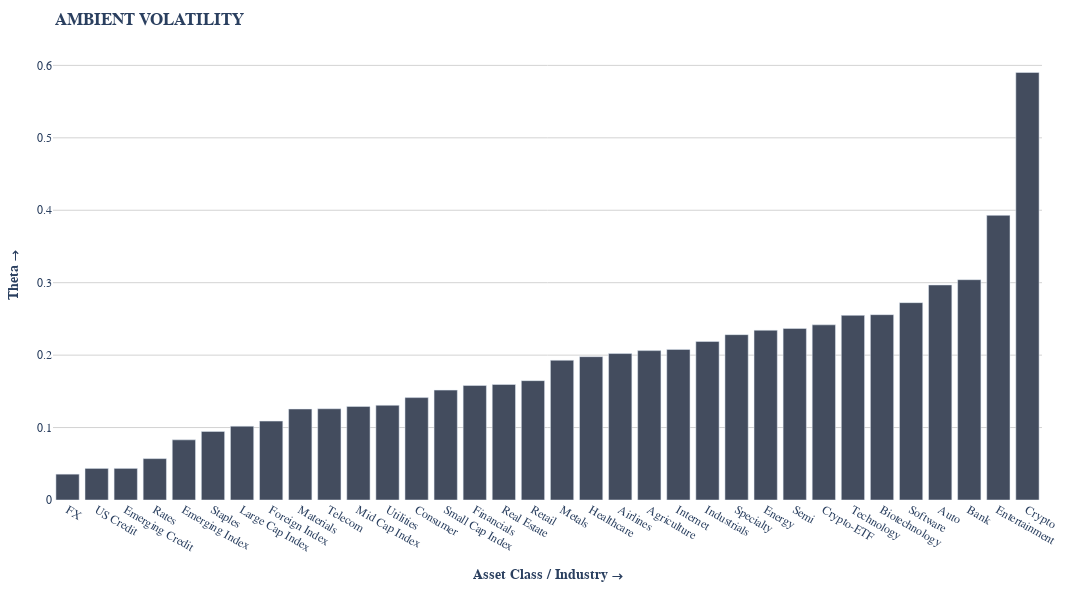

Notebook code cell kept with this figure:
### Code cell
fig = px.bar(grouped_by_category.sort('theta'), x='category', y='theta')
pu.customize_plotly_chart(fig, font_family='fonts/GeistMono.ttf',  color_palette="#434C5E", x_label="Asset Class / Industry →", y_label="Theta →", title="AMBIENT VOLATILITY", y_grid=False,width=1200, height=600)

### Figure 1 — Plotly figure (JSON) as saved in the notebook; plotly's stock layout.template omitted (floating-point values rounded to 4 significant figures)
{"data": [{"alignmentgroup": "True", "hovertemplate": "category=%{x}<br>theta=%{y}<extra></extra>", "legendgroup": "", "marker": {"color": "#434C5E", "pattern": {"shape": ""}}, "name": "", "offsetgroup": "", "orientation": "v", "showlegend": false, "textposition": "auto", "type": "bar", "x": ["FX", "US Credit", "Emerging Credit", "Rates", "Emerging Index", "Staples", "Large Cap Index", "Foreign Index", "Materials", "Telecom", "Mid Cap Index", "Utilities", "Consumer", "Small Cap Index", "Financials", "Real Estate", "Retail", "Metals", "Healthcare", "Airlines", "Agriculture", "Internet", "Industrials", "Specialty", "Energy", "Semi", "Crypto-ETF", "Technology", "Biotechnology", "Software", "Auto", "Bank", "Entertainment", "Crypto"], "xaxis": "x", "y": [0.03567, 0.04359, 0.04364, 0.05714, 0.08307, 0.09469, 0.102, 0.1089, 0.1256, 0.126, 0.1292, 0.1308, 0.1414, 0.1517, 0.158, 0.1595, 0.1648, 0.1929, 0.1979, 0.2022, 0.2062, 0.2079, 0.2188, 0.2283, 0.2344, 0.2368, 0.2418, 0.2549, 0.2559, 0.2724, 0.2968, 0.3041, 0.3929, 0.5902], "yaxis": "y"}], "layout": {"barmode": "relative", "font": {"family": "Roboto Mono, Courier New, monospace"}, "height": 600, "legend": {"tracegroupgap": 0}, "margin": {"b": 100, "l": 50, "r": 50, "t": 50}, "paper_bgcolor": "white", "plot_bgcolor": "white", "title": {"text": "<b>AMBIENT VOLATILITY</b>"}, "width": 1200, "xaxis": {"anchor": "y", "domain": [0, 1], "gridcolor": "lightgrey", "gridwidth": 1, "showgrid": false, "showline": false, "showticklabels": true, "title": {"text": "<b>Asset Class / Industry →</b>"}, "zeroline": false}, "yaxis": {"anchor": "x", "domain": [0, 1], "gridcolor": "lightgrey", "gridwidth": 1, "showgrid": true, "showline": false, "showticklabels": true, "title": {"text": "<b>Theta →</b>"}, "zeroline": false}}}
